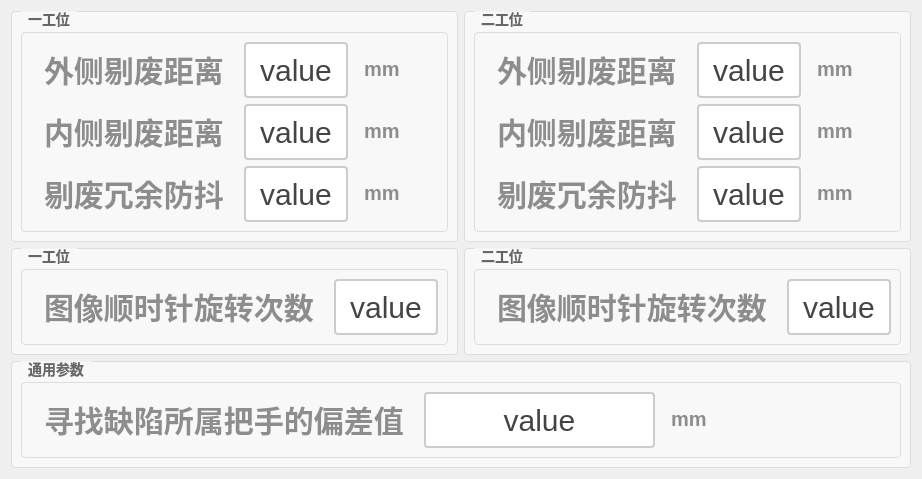
       <widget class="QWidget" name="tab_4">
        <attribute name="title">
         <string>工位剔废参数</string>
        </attribute>
        <layout class="QGridLayout" name="gridLayout_11">
         <item row="0" column="0">
          <layout class="QVBoxLayout" name="verticalLayout_2" stretch="2,1,1">
           <item>
            <layout class="QHBoxLayout" name="horizontalLayout_3">
             <item>
              <widget class="QGroupBox" name="groupBox_24">
               <property name="styleSheet">
                <string notr="true">QGroupBox {
    border: 1px solid #DDD;
    border-radius: 4px;
    font: bold 14px;
    color: #666;
    background-color: #F8F8F8;
}

QGroupBox::title {
    subcontrol-origin: margin;
    subcontrol-position: top left;
    left: 10px;
    padding: 0 5px;
}</string>
               </property>
               <property name="title">
                <string>一工位</string>
               </property>
               <layout class="QGridLayout" name="gridLayout_12">
                <property name="topMargin">
                 <number>20</number>
                </property>
                <item row="0" column="0">
                 <widget class="QGroupBox" name="groupBox_25">
                  <property name="styleSheet">
                   <string notr="true">QGroupBox {
    border: 1px solid #DDD;
    border-radius: 4px;
    font: bold 14px;
    color: #666;
    background-color: #F8F8F8;
}

QGroupBox::title {
    subcontrol-origin: margin;
    subcontrol-position: top left;
    left: 10px;
    padding: 0 5px;
}</string>
                  </property>
                  <property name="title">
                   <string/>
                  </property>
                  <layout class="QVBoxLayout" name="verticalLayout_20">
                   <item>
                    <layout class="QHBoxLayout" name="horizontalLayout_75">
                     <item>
                      <widget class="QLabel" name="label_98">
                       <property name="styleSheet">
                        <string notr="true">QLabel {
       font-size: 30px;        
       font-weight: bold;        
       color:  rgb(141, 141, 141);       
       padding: 5px 5px;     
       border-bottom: 2px solid #cccccc; 
    }</string>
                       </property>
                       <property name="text">
                        <string>外侧剔废距离</string>
                       </property>
                      </widget>
                     </item>
                     <item>
                      <widget class="QPushButton" name="btn_waicetifeijuli1">
                       <property name="sizePolicy">
                        <sizepolicy hsizetype="Minimum" vsizetype="Minimum">
                         <horstretch>0</horstretch>
                         <verstretch>0</verstretch>
                        </sizepolicy>
                       </property>
                       <property name="styleSheet">
                        <string notr="true">QPushButton {
    padding: 6px 14px;
    border: 2px solid #CCC;
    border-radius: 4px;
    background-color: white;
    color: #444;
	font-size: 30px; 
}

QPushButton:hover {
    border-color: #999;
    background-color: #F5F5F5;
}

QPushButton:pressed {
    border-color: #777;
    background-color: #EEE;
}</string>
                       </property>
                       <property name="text">
                        <string>value</string>
                       </property>
                      </widget>
                     </item>
                     <item>
                      <widget class="QLabel" name="label_99">
                       <property name="styleSheet">
                        <string notr="true">QLabel {
       font-size: 20px;        
       font-weight: bold;        
       color:  rgb(141, 141, 141);       
       padding: 5px 5px;     
       border-bottom: 2px solid #cccccc; 
    }</string>
                       </property>
                       <property name="text">
                        <string>mm</string>
                       </property>
                      </widget>
                     </item>
                    </layout>
                   </item>
                   <item>
                    <layout class="QHBoxLayout" name="horizontalLayout_76">
                     <item>
                      <widget class="QLabel" name="label_100">
                       <property name="styleSheet">
                        <string notr="true">QLabel {
       font-size: 30px;        
       font-weight: bold;        
       color:  rgb(141, 141, 141);       
       padding: 5px 5px;     
       border-bottom: 2px solid #cccccc; 
    }</string>
                       </property>
                       <property name="text">
                        <string>内侧剔废距离</string>
                       </property>
                      </widget>
                     </item>
                     <item>
                      <widget class="QPushButton" name="btn_neicetifeijuli1">
                       <property name="sizePolicy">
                        <sizepolicy hsizetype="Minimum" vsizetype="Minimum">
                         <horstretch>0</horstretch>
                         <verstretch>0</verstretch>
                        </sizepolicy>
                       </property>
                       <property name="styleSheet">
                        <string notr="true">QPushButton {
    padding: 6px 14px;
    border: 2px solid #CCC;
    border-radius: 4px;
    background-color: white;
    color: #444;
	font-size: 30px; 
}

QPushButton:hover {
    border-color: #999;
    background-color: #F5F5F5;
}

QPushButton:pressed {
    border-color: #777;
    background-color: #EEE;
}</string>
                       </property>
                       <property name="text">
                        <string>value</string>
                       </property>
                      </widget>
                     </item>
                     <item>
                      <widget class="QLabel" name="label_101">
                       <property name="styleSheet">
                        <string notr="true">QLabel {
       font-size: 20px;        
       font-weight: bold;        
       color:  rgb(141, 141, 141);       
       padding: 5px 5px;     
       border-bottom: 2px solid #cccccc; 
    }</string>
                       </property>
                       <property name="text">
                        <string>mm</string>
                       </property>
                      </widget>
                     </item>
                    </layout>
                   </item>
                   <item>
                    <layout class="QHBoxLayout" name="horizontalLayout_96">
                     <item>
                      <widget class="QLabel" name="label_126">
                       <property name="styleSheet">
                        <string notr="true">QLabel {
       font-size: 30px;        
       font-weight: bold;        
       color:  rgb(141, 141, 141);       
       padding: 5px 5px;     
       border-bottom: 2px solid #cccccc; 
    }</string>
                       </property>
                       <property name="text">
                        <string>剔废冗余防抖</string>
                       </property>
                      </widget>
                     </item>
                     <item>
                      <widget class="QPushButton" name="btn_rongyufangdou1">
                       <property name="sizePolicy">
                        <sizepolicy hsizetype="Minimum" vsizetype="Minimum">
                         <horstretch>0</horstretch>
                         <verstretch>0</verstretch>
                        </sizepolicy>
                       </property>
                       <property name="styleSheet">
                        <string notr="true">QPushButton {
    padding: 6px 14px;
    border: 2px solid #CCC;
    border-radius: 4px;
    background-color: white;
    color: #444;
	font-size: 30px; 
}

QPushButton:hover {
    border-color: #999;
    background-color: #F5F5F5;
}

QPushButton:pressed {
    border-color: #777;
    background-color: #EEE;
}</string>
                       </property>
                       <property name="text">
                        <string>value</string>
                       </property>
                      </widget>
                     </item>
                     <item>
                      <widget class="QLabel" name="label_127">
                       <property name="styleSheet">
                        <string notr="true">QLabel {
       font-size: 20px;        
       font-weight: bold;        
       color:  rgb(141, 141, 141);       
       padding: 5px 5px;     
       border-bottom: 2px solid #cccccc; 
    }</string>
                       </property>
                       <property name="text">
                        <string>mm</string>
                       </property>
                      </widget>
                     </item>
                    </layout>
                   </item>
                  </layout>
                 </widget>
                </item>
               </layout>
              </widget>
             </item>
             <item>
              <widget class="QGroupBox" name="groupBox_26">
               <property name="styleSheet">
                <string notr="true">QGroupBox {
    border: 1px solid #DDD;
    border-radius: 4px;
    font: bold 14px;
    color: #666;
    background-color: #F8F8F8;
}

QGroupBox::title {
    subcontrol-origin: margin;
    subcontrol-position: top left;
    left: 10px;
    padding: 0 5px;
}</string>
               </property>
               <property name="title">
                <string>二工位</string>
               </property>
               <layout class="QGridLayout" name="gridLayout_13">
                <property name="topMargin">
                 <number>20</number>
                </property>
                <item row="0" column="0">
                 <widget class="QGroupBox" name="groupBox_27">
                  <property name="styleSheet">
                   <string notr="true">QGroupBox {
    border: 1px solid #DDD;
    border-radius: 4px;
    font: bold 14px;
    color: #666;
    background-color: #F8F8F8;
}

QGroupBox::title {
    subcontrol-origin: margin;
    subcontrol-position: top left;
    left: 10px;
    padding: 0 5px;
}</string>
                  </property>
                  <property name="title">
                   <string/>
                  </property>
                  <layout class="QVBoxLayout" name="verticalLayout_21">
                   <item>
                    <layout class="QHBoxLayout" name="horizontalLayout_77">
                     <item>
                      <widget class="QLabel" name="label_102">
                       <property name="styleSheet">
                        <string notr="true">QLabel {
       font-size: 30px;        
       font-weight: bold;        
       color:  rgb(141, 141, 141);       
       padding: 5px 5px;     
       border-bottom: 2px solid #cccccc; 
    }</string>
                       </property>
                       <property name="text">
                        <string>外侧剔废距离</string>
                       </property>
                      </widget>
                     </item>
                     <item>
                      <widget class="QPushButton" name="btn_waicetifeijuli2">
                       <property name="sizePolicy">
                        <sizepolicy hsizetype="Minimum" vsizetype="Minimum">
                         <horstretch>0</horstretch>
                         <verstretch>0</verstretch>
                        </sizepolicy>
                       </property>
                       <property name="styleSheet">
                        <string notr="true">QPushButton {
    padding: 6px 14px;
    border: 2px solid #CCC;
    border-radius: 4px;
    background-color: white;
    color: #444;
	font-size: 30px; 
}

QPushButton:hover {
    border-color: #999;
    background-color: #F5F5F5;
}

QPushButton:pressed {
    border-color: #777;
    background-color: #EEE;
}</string>
                       </property>
                       <property name="text">
                        <string>value</string>
                       </property>
                      </widget>
                     </item>
                     <item>
                      <widget class="QLabel" name="label_103">
                       <property name="styleSheet">
                        <string notr="true">QLabel {
       font-size: 20px;        
       font-weight: bold;        
       color:  rgb(141, 141, 141);       
       padding: 5px 5px;     
       border-bottom: 2px solid #cccccc; 
    }</string>
                       </property>
                       <property name="text">
                        <string>mm</string>
                       </property>
                      </widget>
                     </item>
                    </layout>
                   </item>
                   <item>
                    <layout class="QHBoxLayout" name="horizontalLayout_78">
                     <item>
                      <widget class="QLabel" name="label_104">
                       <property name="styleSheet">
                        <string notr="true">QLabel {
       font-size: 30px;        
       font-weight: bold;        
       color:  rgb(141, 141, 141);       
       padding: 5px 5px;     
       border-bottom: 2px solid #cccccc; 
    }</string>
                       </property>
                       <property name="text">
                        <string>内侧剔废距离</string>
                       </property>
                      </widget>
                     </item>
                     <item>
                      <widget class="QPushButton" name="btn_neicetifeijuli2">
                       <property name="sizePolicy">
                        <sizepolicy hsizetype="Minimum" vsizetype="Minimum">
                         <horstretch>0</horstretch>
                         <verstretch>0</verstretch>
                        </sizepolicy>
                       </property>
                       <property name="styleSheet">
                        <string notr="true">QPushButton {
    padding: 6px 14px;
    border: 2px solid #CCC;
    border-radius: 4px;
    background-color: white;
    color: #444;
	font-size: 30px; 
}

QPushButton:hover {
    border-color: #999;
    background-color: #F5F5F5;
}

QPushButton:pressed {
    border-color: #777;
    background-color: #EEE;
}</string>
                       </property>
                       <property name="text">
                        <string>value</string>
                       </property>
                      </widget>
                     </item>
                     <item>
                      <widget class="QLabel" name="label_105">
                       <property name="styleSheet">
                        <string notr="true">QLabel {
       font-size: 20px;        
       font-weight: bold;        
       color:  rgb(141, 141, 141);       
       padding: 5px 5px;     
       border-bottom: 2px solid #cccccc; 
    }</string>
                       </property>
                       <property name="text">
                        <string>mm</string>
                       </property>
                      </widget>
                     </item>
                    </layout>
                   </item>
                   <item>
                    <layout class="QHBoxLayout" name="horizontalLayout_97">
                     <item>
                      <widget class="QLabel" name="label_128">
                       <property name="styleSheet">
                        <string notr="true">QLabel {
       font-size: 30px;        
       font-weight: bold;        
       color:  rgb(141, 141, 141);       
       padding: 5px 5px;     
       border-bottom: 2px solid #cccccc; 
    }</string>
                       </property>
                       <property name="text">
                        <string>剔废冗余防抖</string>
                       </property>
                      </widget>
                     </item>
                     <item>
                      <widget class="QPushButton" name="btn_rongyufangdou2">
                       <property name="sizePolicy">
                        <sizepolicy hsizetype="Minimum" vsizetype="Minimum">
                         <horstretch>0</horstretch>
                         <verstretch>0</verstretch>
                        </sizepolicy>
                       </property>
                       <property name="styleSheet">
                        <string notr="true">QPushButton {
    padding: 6px 14px;
    border: 2px solid #CCC;
    border-radius: 4px;
    background-color: white;
    color: #444;
	font-size: 30px; 
}

QPushButton:hover {
    border-color: #999;
    background-color: #F5F5F5;
}

QPushButton:pressed {
    border-color: #777;
    background-color: #EEE;
}</string>
                       </property>
                       <property name="text">
                        <string>value</string>
                       </property>
                      </widget>
                     </item>
                     <item>
                      <widget class="QLabel" name="label_129">
                       <property name="styleSheet">
                        <string notr="true">QLabel {
       font-size: 20px;        
       font-weight: bold;        
       color:  rgb(141, 141, 141);       
       padding: 5px 5px;     
       border-bottom: 2px solid #cccccc; 
    }</string>
                       </property>
                       <property name="text">
                        <string>mm</string>
                       </property>
                      </widget>
                     </item>
                    </layout>
                   </item>
                  </layout>
                 </widget>
                </item>
               </layout>
              </widget>
             </item>
            </layout>
           </item>
           <item>
            <layout class="QHBoxLayout" name="horizontalLayout_4">
             <item>
              <widget class="QGroupBox" name="groupBox_28">
               <property name="styleSheet">
                <string notr="true">QGroupBox {
    border: 1px solid #DDD;
    border-radius: 4px;
    font: bold 14px;
    color: #666;
    background-color: #F8F8F8;
}

QGroupBox::title {
    subcontrol-origin: margin;
    subcontrol-position: top left;
    left: 10px;
    padding: 0 5px;
}</string>
               </property>
               <property name="title">
                <string>一工位</string>
               </property>
               <layout class="QGridLayout" name="gridLayout_15">
                <property name="topMargin">
                 <number>20</number>
                </property>
                <item row="0" column="0">
                 <widget class="QGroupBox" name="groupBox_29">
                  <property name="styleSheet">
                   <string notr="true">QGroupBox {
    border: 1px solid #DDD;
    border-radius: 4px;
    font: bold 14px;
    color: #666;
    background-color: #F8F8F8;
}

QGroupBox::title {
    subcontrol-origin: margin;
    subcontrol-position: top left;
    left: 10px;
    padding: 0 5px;
}</string>
                  </property>
                  <property name="title">
                   <string/>
                  </property>
                  <layout class="QVBoxLayout" name="verticalLayout_22">
                   <item>
                    <layout class="QHBoxLayout" name="horizontalLayout_79">
                     <item>
                      <widget class="QLabel" name="label_17">
                       <property name="styleSheet">
                        <string notr="true">QLabel {
       font-size: 30px;        
       font-weight: bold;        
       color:  rgb(141, 141, 141);       
       padding: 5px 5px;     
       border-bottom: 2px solid #cccccc; 
    }</string>
                       </property>
                       <property name="text">
                        <string>图像顺时针旋转次数</string>
                       </property>
                      </widget>
                     </item>
                     <item>
                      <widget class="QPushButton" name="btn_tuxiangshunshizhenxuanzhuancishu1">
                       <property name="sizePolicy">
                        <sizepolicy hsizetype="Minimum" vsizetype="Minimum">
                         <horstretch>0</horstretch>
                         <verstretch>0</verstretch>
                        </sizepolicy>
                       </property>
                       <property name="styleSheet">
                        <string notr="true">QPushButton {
    padding: 6px 14px;
    border: 2px solid #CCC;
    border-radius: 4px;
    background-color: white;
    color: #444;
	font-size: 30px; 
}

QPushButton:hover {
    border-color: #999;
    background-color: #F5F5F5;
}

QPushButton:pressed {
    border-color: #777;
    background-color: #EEE;
}</string>
                       </property>
                       <property name="text">
                        <string>value</string>
                       </property>
                      </widget>
                     </item>
                    </layout>
                   </item>
                  </layout>
                 </widget>
                </item>
               </layout>
              </widget>
             </item>
             <item>
              <widget class="QGroupBox" name="groupBox_30">
               <property name="styleSheet">
                <string notr="true">QGroupBox {
    border: 1px solid #DDD;
    border-radius: 4px;
    font: bold 14px;
    color: #666;
    background-color: #F8F8F8;
}

QGroupBox::title {
    subcontrol-origin: margin;
    subcontrol-position: top left;
    left: 10px;
    padding: 0 5px;
}</string>
               </property>
               <property name="title">
                <string>二工位</string>
               </property>
               <layout class="QGridLayout" name="gridLayout_17">
                <property name="topMargin">
                 <number>20</number>
                </property>
                <item row="0" column="0">
                 <widget class="QGroupBox" name="groupBox_31">
                  <property name="styleSheet">
                   <string notr="true">QGroupBox {
    border: 1px solid #DDD;
    border-radius: 4px;
    font: bold 14px;
    color: #666;
    background-color: #F8F8F8;
}

QGroupBox::title {
    subcontrol-origin: margin;
    subcontrol-position: top left;
    left: 10px;
    padding: 0 5px;
}</string>
                  </property>
                  <property name="title">
                   <string/>
                  </property>
                  <layout class="QVBoxLayout" name="verticalLayout_23">
                   <item>
                    <layout class="QHBoxLayout" name="horizontalLayout_80">
                     <item>
                      <widget class="QLabel" name="label_18">
                       <property name="styleSheet">
                        <string notr="true">QLabel {
       font-size: 30px;        
       font-weight: bold;        
       color:  rgb(141, 141, 141);       
       padding: 5px 5px;     
       border-bottom: 2px solid #cccccc; 
    }</string>
                       </property>
                       <property name="text">
                        <string>图像顺时针旋转次数</string>
                       </property>
                      </widget>
                     </item>
                     <item>
                      <widget class="QPushButton" name="btn_tuxiangshunshizhenxuanzhuancishu2">
                       <property name="sizePolicy">
                        <sizepolicy hsizetype="Minimum" vsizetype="Minimum">
                         <horstretch>0</horstretch>
                         <verstretch>0</verstretch>
                        </sizepolicy>
                       </property>
                       <property name="styleSheet">
                        <string notr="true">QPushButton {
    padding: 6px 14px;
    border: 2px solid #CCC;
    border-radius: 4px;
    background-color: white;
    color: #444;
	font-size: 30px; 
}

QPushButton:hover {
    border-color: #999;
    background-color: #F5F5F5;
}

QPushButton:pressed {
    border-color: #777;
    background-color: #EEE;
}</string>
                       </property>
                       <property name="text">
                        <string>value</string>
                       </property>
                      </widget>
                     </item>
                    </layout>
                   </item>
                  </layout>
                 </widget>
                </item>
               </layout>
              </widget>
             </item>
            </layout>
           </item>
           <item>
            <layout class="QHBoxLayout" name="horizontalLayout_22">
             <item>
              <widget class="QGroupBox" name="groupBox_34">
               <property name="styleSheet">
                <string notr="true">QGroupBox {
    border: 1px solid #DDD;
    border-radius: 4px;
    font: bold 14px;
    color: #666;
    background-color: #F8F8F8;
}

QGroupBox::title {
    subcontrol-origin: margin;
    subcontrol-position: top left;
    left: 10px;
    padding: 0 5px;
}</string>
               </property>
               <property name="title">
                <string>通用参数</string>
               </property>
               <layout class="QGridLayout" name="gridLayout_18">
                <property name="topMargin">
                 <number>20</number>
                </property>
                <item row="0" column="0">
                 <widget class="QGroupBox" name="groupBox_35">
                  <property name="styleSheet">
                   <string notr="true">QGroupBox {
    border: 1px solid #DDD;
    border-radius: 4px;
    font: bold 14px;
    color: #666;
    background-color: #F8F8F8;
}

QGroupBox::title {
    subcontrol-origin: margin;
    subcontrol-position: top left;
    left: 10px;
    padding: 0 5px;
}</string>
                  </property>
                  <property name="title">
                   <string/>
                  </property>
                  <layout class="QVBoxLayout" name="verticalLayout_33">
                   <item>
                    <layout class="QHBoxLayout" name="horizontalLayout_98">
                     <item>
                      <widget class="QLabel" name="label_19">
                       <property name="styleSheet">
                        <string notr="true">QLabel {
       font-size: 30px;        
       font-weight: bold;        
       color:  rgb(141, 141, 141);       
       padding: 5px 5px;     
       border-bottom: 2px solid #cccccc; 
    }</string>
                       </property>
                       <property name="text">
                        <string>寻找缺陷所属把手的偏差值</string>
                       </property>
                      </widget>
                     </item>
                     <item>
                      <widget class="QPushButton" name="btn_xunzhaoquexiansuoshubashoudepianchazhi">
                       <property name="sizePolicy">
                        <sizepolicy hsizetype="Minimum" vsizetype="Minimum">
                         <horstretch>0</horstretch>
                         <verstretch>0</verstretch>
                        </sizepolicy>
                       </property>
                       <property name="styleSheet">
                        <string notr="true">QPushButton {
    padding: 6px 14px;
    border: 2px solid #CCC;
    border-radius: 4px;
    background-color: white;
    color: #444;
	font-size: 30px; 
}

QPushButton:hover {
    border-color: #999;
    background-color: #F5F5F5;
}

QPushButton:pressed {
    border-color: #777;
    background-color: #EEE;
}</string>
                       </property>
                       <property name="text">
                        <string>value</string>
                       </property>
                      </widget>
                     </item>
                     <item>
                      <widget class="QLabel" name="label_130">
                       <property name="sizePolicy">
                        <sizepolicy hsizetype="Preferred" vsizetype="Preferred">
                         <horstretch>0</horstretch>
                         <verstretch>0</verstretch>
                        </sizepolicy>
                       </property>
                       <property name="layoutDirection">
                        <enum>Qt::LayoutDirection::LeftToRight</enum>
                       </property>
                       <property name="styleSheet">
                        <string notr="true">QLabel {
       font-size: 20px;        
       font-weight: bold;        
       color:  rgb(141, 141, 141);       
       padding: 5px 5px;     
       border-bottom: 2px solid #cccccc; 
    }</string>
                       </property>
                       <property name="text">
                        <string>mm</string>
                       </property>
                       <property name="alignment">
                        <set>Qt::AlignmentFlag::AlignLeading|Qt::AlignmentFlag::AlignLeft|Qt::AlignmentFlag::AlignVCenter</set>
                       </property>
                      </widget>
                     </item>
                    </layout>
                   </item>
                  </layout>
                 </widget>
                </item>
               </layout>
              </widget>
             </item>
            </layout>
           </item>
          </layout>
         </item>
        </layout>
       </widget>
